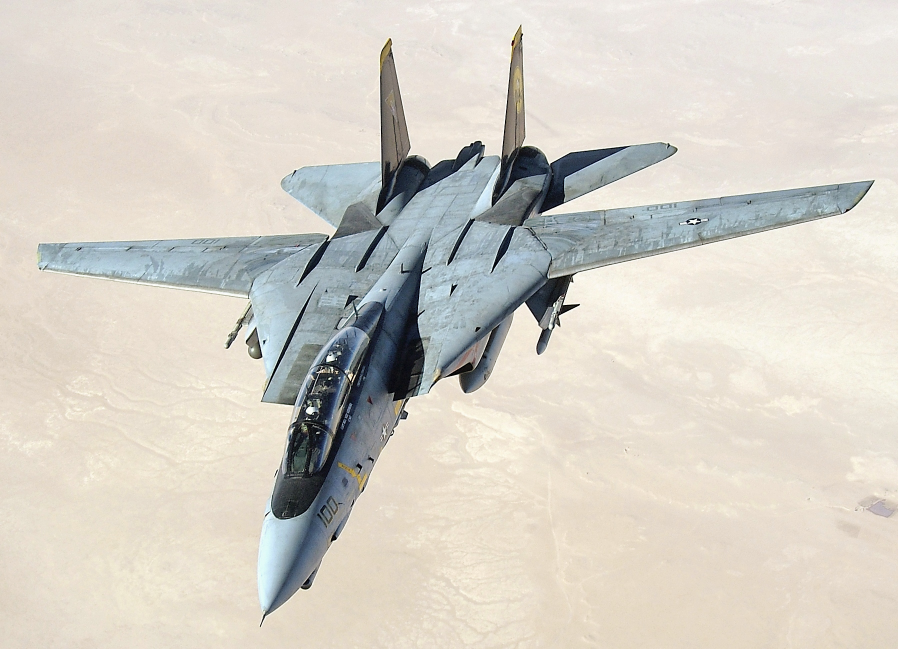
#> input picture minio-data/image-process/1.1M-tomcat.jpg, 1796 x 1297 px (shown at 1/2 size)
$ python -i image-process.py   (imports and definitions only)
#> lines starting #> are read from the running program, lines starting #| are printed output that depends on the picture
#> further down, picture is the input picture: PIL image 1796x1297 RGB; mean R, G, B 213, 208.3, 199.1
from PIL import Image, ImageFilter
from time import time
import io
from minio import Minio
import sys


# [10 lines left out: functions flip, rotate, not called in this run]

def filter(image):
    img_1 = image.filter(ImageFilter.BLUR)
    img_2 = image.filter(ImageFilter.CONTOUR)
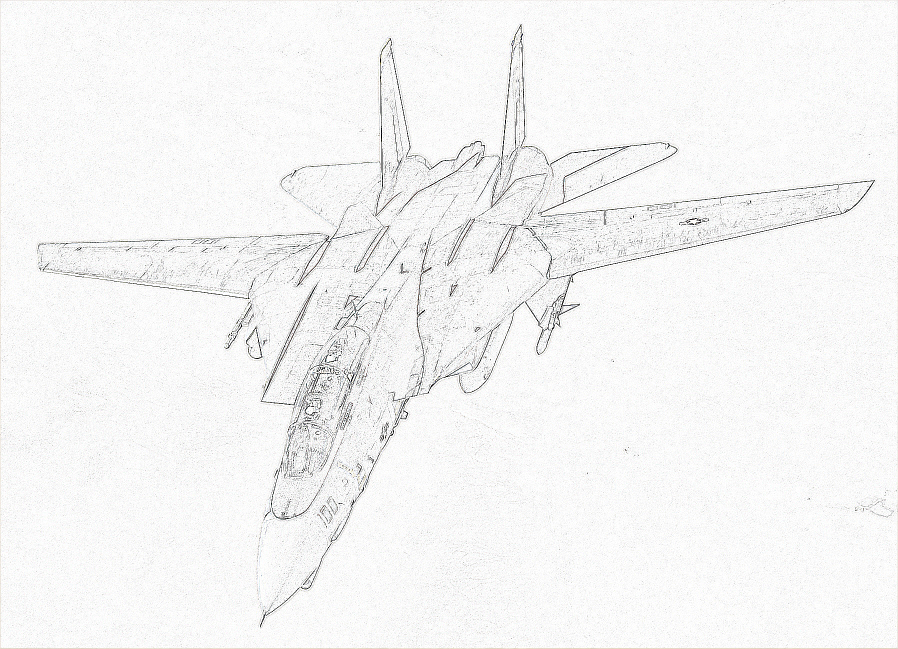
#> img_2: PIL image 1796x1297 RGB (shown at 1/2 size); mean R, G, B 244.7, 244.7, 244.4
    img_3 = image.filter(ImageFilter.SHARPEN)
    return [img_1, img_2, img_3]

def gray_scale(image):
    img = image.convert('L')
    return img

def resize(image):
    img = image.thumbnail((128, 128))
    return img

# [38 lines left out: function main, not called in this run]

>>> from PIL import Image
>>> picture = Image.open('../../minio-data/image-process/1.1M-tomcat.jpg')
>>> result = filter(picture)
#> result = 3 items
